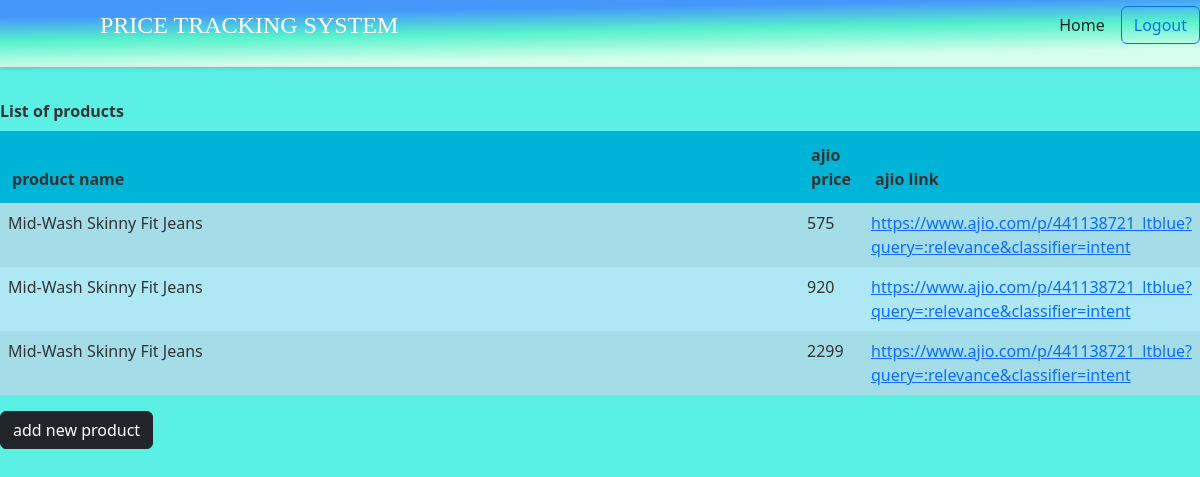
Page /ajio (signed in) on the committed database.
### new_final.py (models this page shows)
class Ajiofull(db.Model):
    id = db.Column(db.Integer, primary_key=True)
    user_id = db.Column(db.Integer)
    p_url = db.Column(db.String(300))
    p_art = db.Column(db.Integer)
    p_name = db.Column(db.String(300))
    p_price = db.Column(db.Integer)

### new_final.py (the view)
@app.route('/ajio')
def tends_view():
    user_id = session['id']
    with app.app_context():
        full_data = Ajiofull.query.all()
    return render_template('tends_view.html', datas=full_data, user_id=user_id)

### new_final.py (called while the page is built)
@app.before_request
def before_request():
    g.id = 0
    if 'id' in session:
        g.id = session['id']

### templates/tends_view.html (shortened to what this page needs)
{% extends "basic.html" %}
{% block content %}
<table class="table caption-top table-striped">
  <caption><strong style="color: #333 !important">List of products</strong></caption>
  <thead>
    <tr>
      <th scope="col">product name</th>
      <th scope="col">ajio price</th>
      <th scope="col"> ajio link</th>
    </tr>
  </thead>
  <tbody class="t_body">
  {% for data in datas %}
  {% if data.user_id == user_id %}
    <tr>
      <td>{{ data.p_name }}</td>
      <td>{{ data.p_price}}</td>
      <td><a href="{{ data.p_url }}">{{ data.p_url }}</a></td>
    </tr>
  {% endif %}
  {% endfor %}
  </tbody>
</table>
<a href="{{ url_for('tends_add') }}">
<button type="button" class="btn btn-dark">add new product</button></a>
{% endblock %}

### static/css/new.css (style rules this page uses)
.bg-body { background-color: rgb(90, 240, 228) !important; }
th { background-color: #00B4D8 !important; color: #333 !important; padding: 12px !important; text-align: left !important; border: none !important; }
td { background-color: #ADE8F4 !important; color: #333 !important; border: none !important; }
th:nth-child(1), td:nth-child(1) { width: 800px; }

### rows in the picture
Ajiofull: p_name "Mid-Wash Skinny Fit Jeans", p_price "575", p_url "https://www.ajio.com/p/441138721_ltblue?query=:relevance&classifier=intent"
Ajiofull: p_name "Mid-Wash Skinny Fit Jeans", p_price "920", p_url "https://www.ajio.com/p/441138721_ltblue?query=:relevance&classifier=intent"
Ajiofull: p_name "Mid-Wash Skinny Fit Jeans", p_price "2299", p_url "https://www.ajio.com/p/441138721_ltblue?query=:relevance&classifier=intent"
